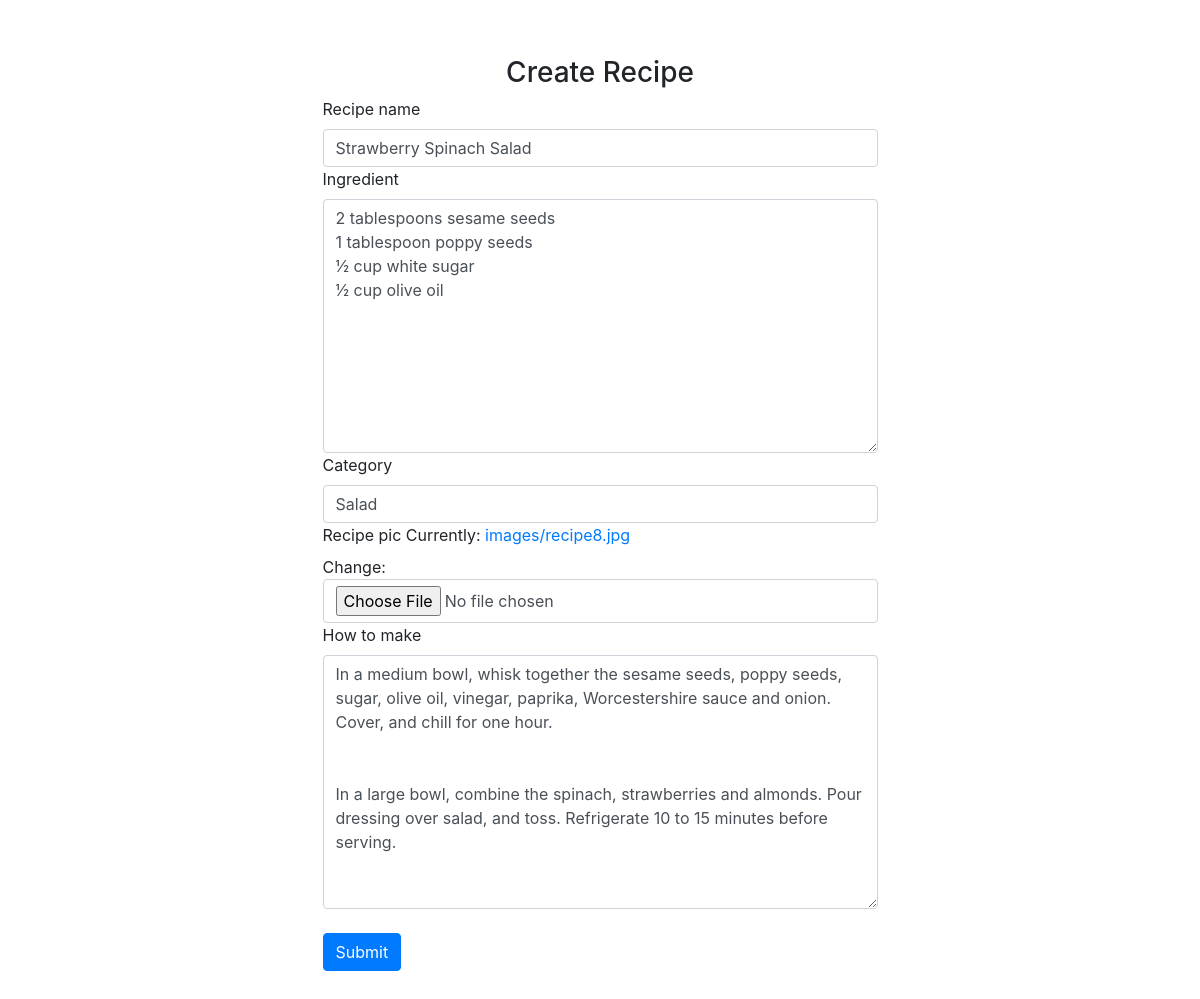
The page /recipes/editrecipe/11 (signed in) on the database its author committed.
### recipes/models.py (models this page shows, shortened)
class recipe(models.Model):
    recipe_name = models.CharField(max_length=120)
    ingredient = models.CharField(max_length=600)
    category = models.CharField(max_length=120)
    recipe_pic = models.ImageField(upload_to="images")
    How_to_make = models.CharField(max_length=600)
    created_by = models.ForeignKey(to=User,on_delete=models.CASCADE)

### recipes/views.py (the view, shortened to what this page needs)
# urls.py: path('editrecipe/<int:id>',views.EditRecipe.as_view(),name="editrecipe"),
@method_decorator(login_required(login_url='login'), name='dispatch')
class EditRecipe(TemplateView):
    form_class =CreateRecipeForm
    context = {}
    template_name = 'recipes/createrecipe.html'
    def get(self, request, *args, **kwargs):
        id = kwargs.get('id')
        recipes = get_object_or_404(recipe, pk=id)
        form = self.form_class(instance=recipes)
        self.context['form'] = form
        return render(request,self.template_name , self.context)

### recipes/forms.py
class CreateRecipeForm(ModelForm):
    class Meta:
        model = recipe
        fields = "__all__"
        widgets = {'ingredient':forms.Textarea(),'How_to_make':forms.Textarea(),
                   'created_by':forms.HiddenInput()}

### recipes/templates/recipes/createrecipe.html (shortened to what this page needs)
<!DOCTYPE html>
<html lang="en">
<head>
    <link rel="stylesheet" href="https://maxcdn.bootstrapcdn.com/bootstrap/4.0.0/css/bootstrap.min.css">
    {% load static %}
    <link rel="stylesheet" href="{% static 'users/css/registration.css' %}">
</head>
<body>
<div class="container">
    <form method="post" novalidate enctype="multipart/form-data">
        <h3>Create Recipe</h3>
        {% include 'home/form.html' with form=form %}
        <br>
        <button type="submit" class="btn btn-primary">Submit</button>
    </form>
</div>
</body>
</html>

### home/templates/home/form.html (shortened to what this page needs)
{% load widget_tweaks %}
        {% for field in form.visible_fields %}
        <div class="row">
            <div class="col">
                <label for="{{field.id_for_label}}" class="form-label">{{field.label}}</label>
                {% if form.is_bound %}
                    {% if field.errors %}
                        {% render_field field class="form-control is-invalid" %}
                        {% for error in field.errors %}
                            <div class="invalid-feedback">
                                {{ error }}
                            </div>
                        {% endfor %}
                    {% else %}
                         {% render_field field class="form-control" %}
                    {% endif %}
                {% else %}
                    {% render_field field class="form-control" %}
                {% endif %}
            </div>
        </div>
        {% endfor %}

### users/static/users/css/registration.css (style rules this page uses)
form { margin-top:5%; margin-left: 25%; margin-right:25%; width: 50%; margin-bottom:5% }
h3 { text-align:center; }

### rows shown on the page
recipe: recipe_name "Strawberry Spinach Salad" "2 tablespoons sesame seeds 1 tablespoon poppy seeds ½ cup white sugar ½ cup olive oil" "Salad" "In a medium bowl, whisk together the sesame seeds, poppy seeds, sugar, olive oil, vinegar, paprika, Worcestershire sauce and onion. Cover, and chill for one hour. In a large bowl, combine the spinach, strawberries and almonds. Pour dressing over salad, and toss. Refrigerate 10 to 15 minutes before serving."

### other values the page prints
{{ field.label }} "Recipe name" "Ingredient" "Category" "Recipe pic" "How to make"
